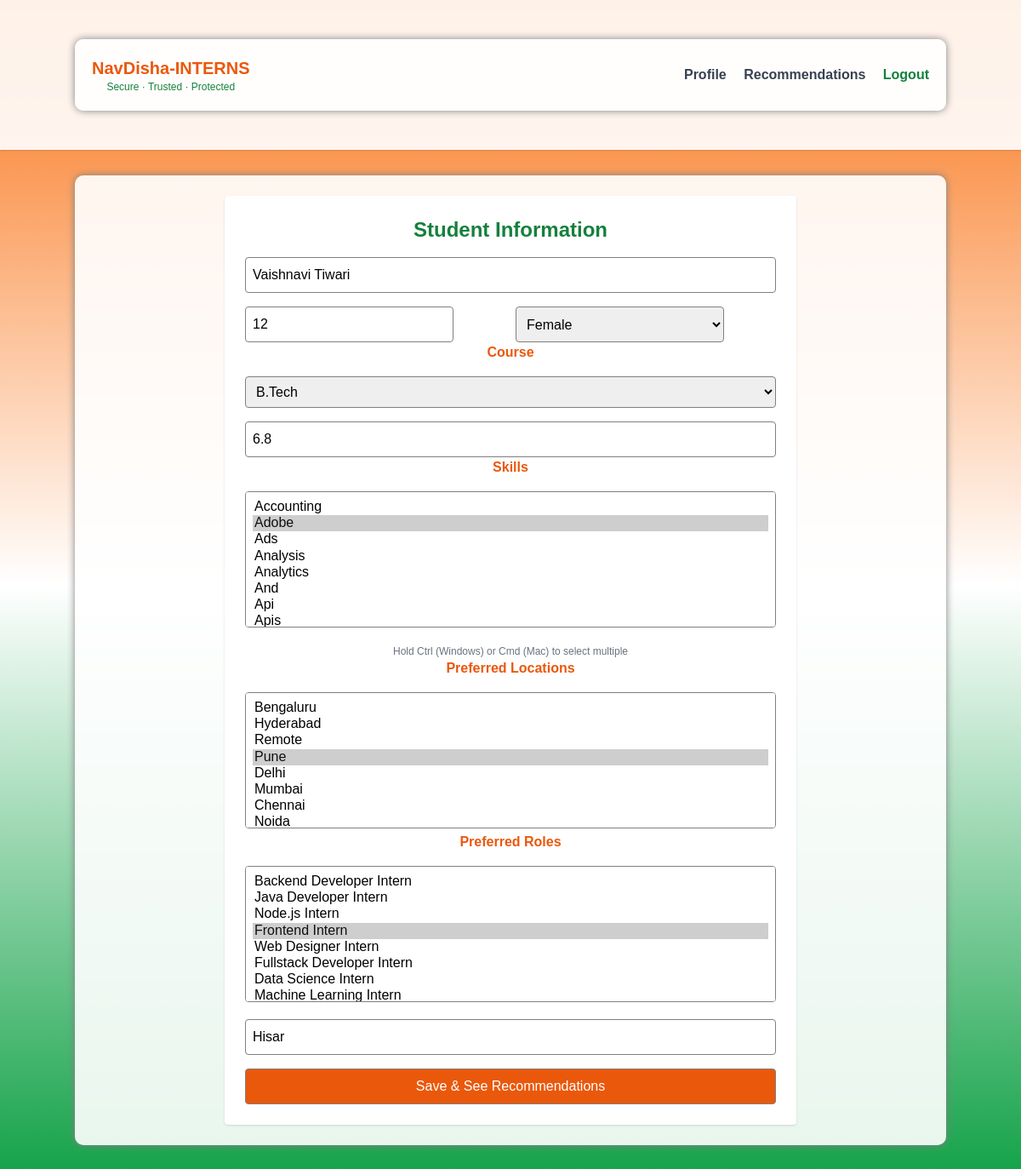
Page /student (signed in) on the earlier database version.
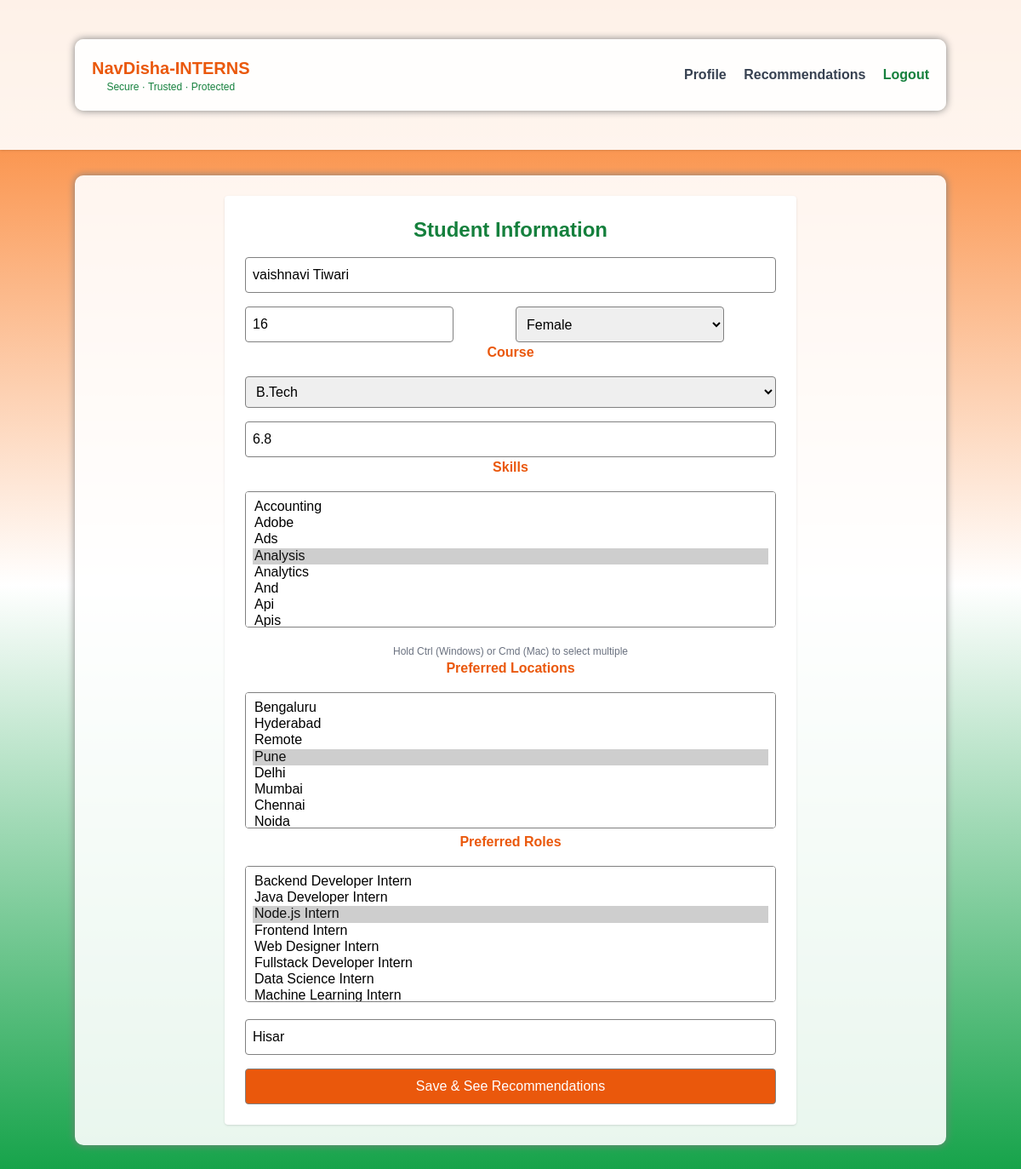
Same page on the later database version.
### tables this page shows
CREATE TABLE profiles (
    id INTEGER PRIMARY KEY AUTOINCREMENT,
    user_id INTEGER NOT NULL,
    name TEXT,
    age INTEGER,
    gender TEXT,
    course TEXT,
    gpa REAL,
    skills TEXT,
    locations TEXT,
    roles TEXT,
    user_location TEXT,
    FOREIGN KEY(user_id) REFERENCES users(id)
);

### app.py (the view, shortened to what this page needs)
@app.route("/student", methods=["GET", "POST"])
def student_info():
    if not session.get("user_id"):
        return redirect(url_for("login"))
    conn = get_db_connection()
    profile = conn.execute("SELECT * FROM profiles WHERE user_id = ?", (session["user_id"],)).fetchone()
    locations = [r[0] for r in conn.execute("SELECT DISTINCT location FROM internships WHERE location IS NOT NULL").fetchall()]
    roles = [r[0] for r in conn.execute("SELECT DISTINCT title FROM internships WHERE title IS NOT NULL").fetchall()]
    tag_rows = conn.execute("SELECT description, tags FROM internships WHERE description IS NOT NULL OR tags IS NOT NULL").fetchall()
    conn.close()
    all_tags = set()
    for row in tag_rows:
        combined = " ".join([x for x in row if x])
        for token in combined.replace(",", " ").split():
            clean = ''.join(ch for ch in token if ch.isalpha())
            if len(clean) > 2:
                all_tags.add(clean.capitalize())
    skills_list = sorted(all_tags)
    return render_template("student_info.html", profile=profile, locations=locations, roles=roles, skills_list=skills_list)

### app.py (called while the page is built)
def get_db_connection():
    conn = sqlite3.connect("internships.db")
    conn.row_factory = sqlite3.Row
    return conn

### templates/student_info.html (shortened to what this page needs)
{% extends "base.html" %}
{% block content %}
<div class="max-w-2xl mx-auto bg-white p-6 rounded shadow">
  <h2 class="text-2xl font-bold text-center text-green-700 mb-4">{{ "Student Information"|tr }}</h2>
  <form method="post" class="space-y-4">
    <input name="name" placeholder="{{ 'Full Name'|tr }}" value="{{ profile.name if profile else '' }}" class="w-full p-2 border rounded" required>
    <div class="grid grid-cols-2 gap-3">
      <input name="age" type="number" placeholder="{{ 'Age'|tr }}" value="{{ profile.age if profile else '' }}" class="p-2 border rounded" required>
      <select name="gender" class="p-2 border rounded" required>
        <option value="Female" {% if profile and profile.gender == "Female" %}selected{% endif %}>Female</option>
      </select>
    </div>
    <label class="font-semibold text-orange-600">Course</label>
    <select name="course" class="w-full p-2 border rounded" required>
      {% for c in ["B.Tech","M.Tech","BCA","MCA","BA","BSc","MSc","MBA"] %}
        <option value="{{ c }}" {% if profile and profile.course == c %}selected{% endif %}>{{ c }}</option>
      {% endfor %}
    </select>
    <input name="gpa" placeholder="{{ 'GPA (e.g. 8.5)'|tr }}" value="{{ profile.gpa if profile else '' }}" class="w-full p-2 border rounded" type="number" step="0.01">
    <label class="font-semibold text-orange-600">Skills</label>
    <select name="skills" multiple class="w-full h-40 border rounded p-2">
      {% for s in skills_list %}
        <option value="{{ s }}" {% if profile and s in (profile.skills or '').split(',') %}selected{% endif %}>{{ s }}</option>
      {% endfor %}
    </select>
    <p class="text-xs text-gray-500">Hold Ctrl (Windows) or Cmd (Mac) to select multiple</p>
    <label class="font-semibold text-orange-600">Preferred Locations</label>
    <select name="locations" multiple class="w-full h-40 border rounded p-2">
      {% for loc in locations %}
        <option value="{{ loc }}" {% if profile and loc in (profile.locations or '').split(',') %}selected{% endif %}>{{ loc }}</option>
      {% endfor %}
    </select>
    <label class="font-semibold text-orange-600">Preferred Roles</label>
    <select name="roles" multiple class="w-full h-40 border rounded p-2">
      {% for role in roles %}
        <option value="{{ role }}" {% if profile and role in (profile.roles or '').split(',') %}selected{% endif %}>{{ role }}</option>
      {% endfor %}
    </select>
    <input name="user_location" placeholder="{{ 'Your Current Location'|tr }}" value="{{ profile.user_location if profile else '' }}" class="w-full p-2 border rounded">
    <button class="w-full py-2 rounded bg-orange-600 text-white">{{ "Save & See Recommendations"|tr }}</button>
  </form>
</div>
{% endblock %}

### templates/base.html (shortened to what this page needs)
<!doctype html>
<html lang="en">
  <head>
    <script src="https://cdn.tailwindcss.com"></script>
    <link rel="stylesheet" href="{{ url_for('static', filename='styles.css') }}">
  </head>
  <body class="min-h-screen bg-gradient-to-b from-orange-500 via-white to-green-600">
    <nav class="bg-white/90 shadow p-4">
      <div class="container mx-auto flex justify-between items-center">
        <div>
          <div class="text-xl font-bold text-orange-600">NavDisha-INTERNS</div>
          <div class="text-xs text-green-700">Secure · Trusted · Protected</div>
        </div>
        <div class="space-x-4">
          {% if session.get('user_id') %}
            <a href="{{ url_for('student_info') }}" class="text-gray-700">Profile</a>
            <a href="{{ url_for('recommendations') }}" class="text-gray-700">Recommendations</a>
            <a href="{{ url_for('logout') }}" class="text-green-700 font-semibold">Logout</a>
          {% else %}
            <a href="{{ url_for('login') }}" class="text-orange-600 font-semibold">Login</a>
            <a href="{{ url_for('signup') }}" class="text-green-700 font-semibold">Sign up</a>
          {% endif %}
        </div>
      </div>
    </nav>
    <main class="container mx-auto p-6">
      {% block content %}{% endblock %}
    </main>
  </body>
</html>

### static/styles.css (style rules this page uses)
body { font-family: Arial, sans-serif; margin: 0; padding: 0; text-align: center; background: linear-gradient(to bottom, #FF9933 33%, #FFFFFF 33%, #FFFFFF 66%, #138808 66%); min-height: 100vh; }
nav { background: #000080; padding: 10px; display: flex; justify-content: center; gap: 15px; }
nav a { color: white; text-decoration: none; font-weight: bold; }
.container { background: rgba(255, 255, 255, 0.9); padding: 20px; margin: 30px auto; border-radius: 10px; width: 50%; box-shadow: 0 0 10px gray; }
input, select, button { margin: 5px; padding: 10px; width: 80%; border-radius: 5px; border: 1px solid gray; }
button { background-color: #000080; color: white; cursor: pointer; }

Differences in the rows shown:
changed profiles "Female": name "Vaishnavi Tiwari" → "vaishnavi Tiwari"; age "12" → "16"; skills "Accounting / Adobe ☑ / Ads / Analysis / Analytics / And / Api" → "Accounting / Adobe / Ads / Analysis ☑ / Analytics / And / Api"; roles "Backend Developer Intern / Java Developer Intern / Node.js Intern / Frontend Intern ☑ / Web Designer Intern / Fullstack Developer Intern / Data Science Intern" → "Backend Developer Intern / Java Developer Intern / Node.js Intern ☑ / Frontend Intern / Web Designer Intern / Fullstack Developer Intern / Data Science Intern"
